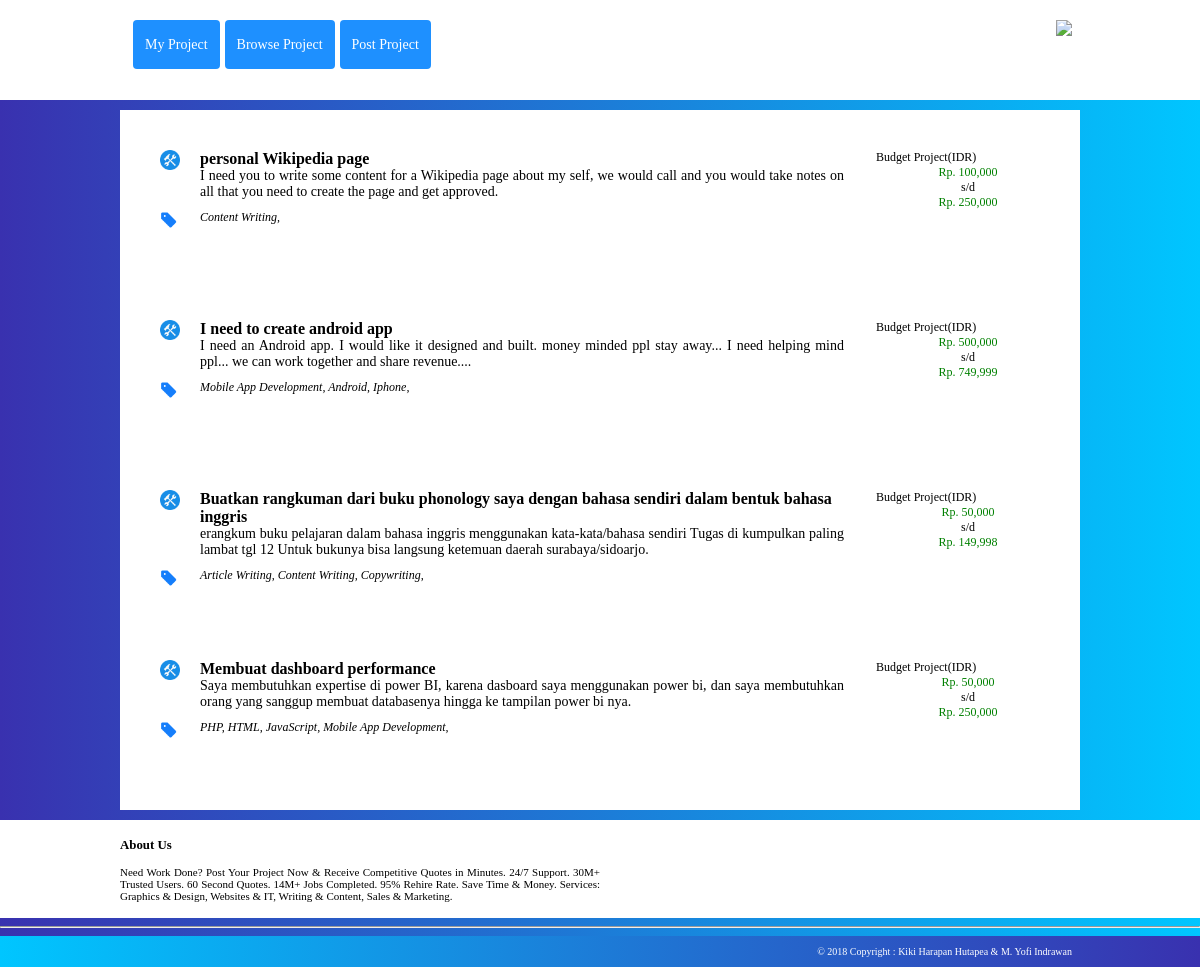
/freelancer/browseProject.php, run on the app's committed database.
### tables this page shows
CREATE TABLE `project` (
  `idp` int(6) NOT NULL,
  `judul_project` text,
  `descripsi_project` text,
  `budget_project_min` int(11) DEFAULT NULL,
  `budget_project_max` int(11) DEFAULT NULL,
  `idPembuat` varchar(20) DEFAULT NULL,
  `status` varchar(20) DEFAULT 'Available'
);

CREATE TABLE `keahlian` (
  `idk` varchar(4) NOT NULL,
  `namak` varchar(25) NOT NULL,
  `idkk` varchar(20) DEFAULT NULL
);

### freelancer/browseProject.php (the view, shortened to what this page needs)
<!DOCTYPE html>
<html>
<head>
</head>
<body>
	<div><?include "topBar.php"?></div>
	<?php
		include "koneksi.php";
		$query = mysqli_query($con,"select * from project order by idp desc");
	?>
	<div class="content">
		<?php
			while($d = mysqli_fetch_array($query)){
		?>
		<a href="detailProject.php?id=<?php echo $d['idp']?>">
		<div class="project">
			<div class="dProject-budget"">
				<div style="font-size: 12px; text-align: left; vertical-align: text-top;">
					Budget Project(IDR)
				</div>
				<span style="color:green; text-align: center;">Rp. <?php echo number_format($d['budget_project_min']);?> <br><span style="color:black">s/d</span><br>Rp. <?php echo number_format($d['budget_project_max']);?></span>
			</div>
			<img src="img/project.png">
			<div class="project-title"><?php echo $d['judul_project']?></div>
			<div class="project-desc"><?php echo $d['descripsi_project']?></div>
			<img src="img/tag.png" style="margin-top: 10px">
			<div class="project-tag">
				<?php
					$query2 = mysqli_query($con,"select k.namak from keahlian k, keahlianProject kp, project p where kp.idk=k.idk and kp.idp=p.idp and p.idp=$d[idp]");
					while($d2 = mysqli_fetch_array($query2)){
						echo $d2['namak'].", ";
					}
				?>
			</div>
		</div></a>
	<?php } ?>
	</div>
	<div><?php include "footer.php"?></div>
</body>
</html>

### freelancer/config/style.css (style rules this page uses)
* { box-sizing: border-box; }
body { background: -webkit-linear-gradient(left, #3931af, #00c6ff); margin:0; }
.content { margin-top: 10px; margin-bottom: 10px; background-color: white; padding: 10px; margin-left: auto; margin-right: auto; display: block; width: 80%; overflow: hidden; }
.content a { text-decoration: none; color: black; }
.project { margin-top: 20px; height: 150px; width: 100%; padding: 10px }
.project img { float: left; margin-left: 20px; width: 20px; height: 20px; margin-right: 10px; }
.project-title { float: left; margin-left: 10px; width: 70%; font-size: 16px; font-weight: bolder; }
.project-desc { margin-top: 10px; margin-left: 60px; width: 70%; font-size: 14px; text-align: justify; }
.project-tag { margin-top: 10px; margin-left:60px; font-size: 12px; font-style: italic; }
.dProject-budget { width: 20%; float: right; display: block; font-size: 12px; text-align: center; }

### data on the page
project: budget_project_min "100,000", budget_project_max "250,000", judul_project "personal Wikipedia page", descripsi_project "I need you to write some content for a Wikipedia page about my self, we would call and you would take notes on all that you need to create the page and get approved."
keahlian: namak "Content Writing"
project: budget_project_min "500,000", budget_project_max "749,999", judul_project "I need to create android app", descripsi_project "I need an Android app. I would like it designed and built. money minded ppl stay away... I need helping mind ppl... we can work together and share revenue...."
keahlian: namak "Mobile App Development"
keahlian: namak "Android"
keahlian: namak "Iphone"
project: budget_project_min "50,000", budget_project_max "149,998", judul_project "Buatkan rangkuman dari buku phonology saya dengan bahasa sendiri dalam bentuk bahasa inggris", descripsi_project "erangkum buku pelajaran dalam bahasa inggris menggunakan kata-kata/bahasa sendiri Tugas di kumpulkan paling lambat tgl 12 Untuk bukunya bisa langsung ketemuan daerah surabaya/sidoarjo."
keahlian: namak "Article Writing"
keahlian: namak "Copywriting"
project: budget_project_min "50,000", budget_project_max "250,000", judul_project "Membuat dashboard performance", descripsi_project "Saya membutuhkan expertise di power BI, karena dasboard saya menggunakan power bi, dan saya membutuhkan orang yang sanggup membuat databasenya hingga ke tampilan power bi nya."
keahlian: namak "PHP"
keahlian: namak "HTML"
keahlian: namak "JavaScript"
